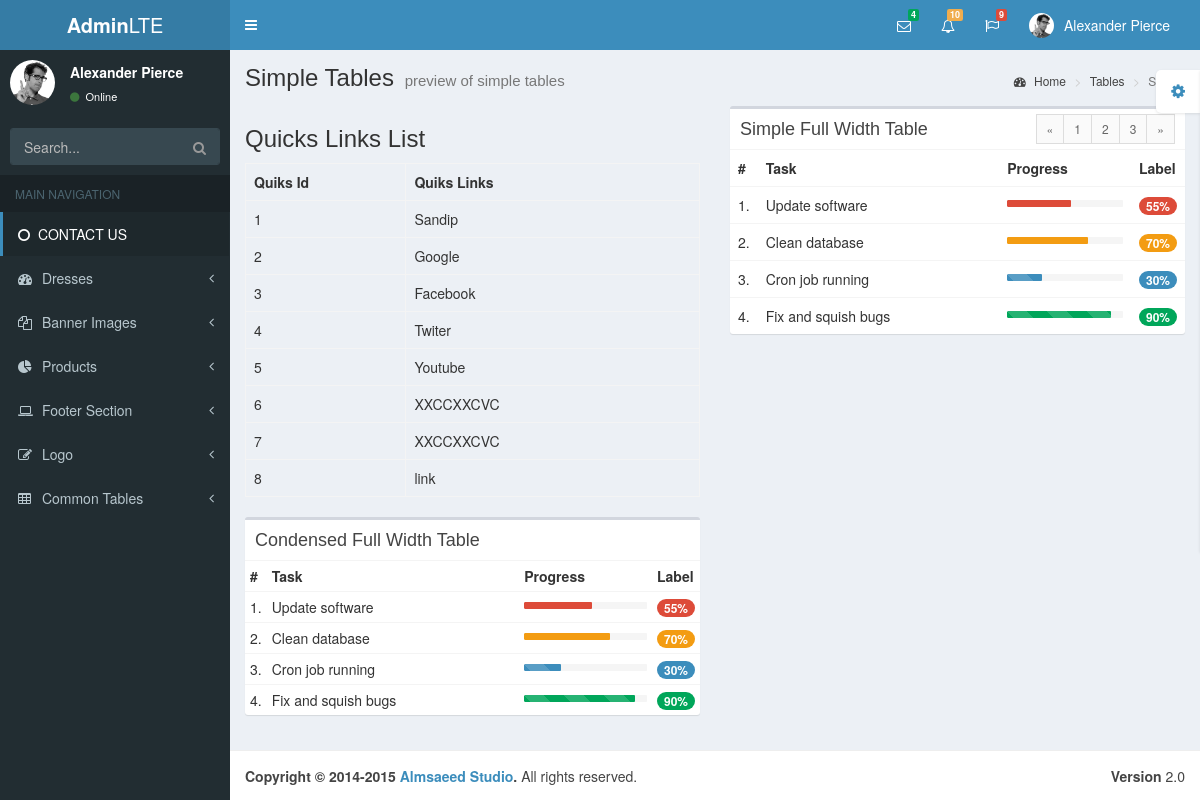
The app's page /admin/shop_admin/view_commontable.php with its own data.
### tables this page shows
CREATE TABLE IF NOT EXISTS `commontable` (
  `id` int(10) NOT NULL AUTO_INCREMENT,
  `quikslinks` varchar(200) NOT NULL,
  PRIMARY KEY (`id`)
);

### admin/shop_admin/view_commontable.php (the view, shortened to what this page needs)
<?php
include("../main_pages/header2.php");
include("../main_pages/left_sidebar.php");
include("../database/connection.php");
$sql = "Select * from commontable";
$result = $conn->query($sql);
?>
      <div class="content-wrapper">
        <section class="content-header">
          <h1>
            Simple Tables
            <small>preview of simple tables</small>
          </h1>
          <ol class="breadcrumb">
            <li><a href="#"><i class="fa fa-dashboard"></i> Home</a></li>
            <li><a href="#">Tables</a></li>
            <li class="active">Simple</li>
          </ol>
        </section>
        <section class="content">
          <div class="row">
            <div class="col-md-6">
                <h3>Quicks Links List</h3>
              	<table class="table table-bordered">
                    <tr>
                      <th style="width: 10px">Quiks Id</th>
                      <th style="width: 40px">Quiks Links</th>
                    </tr>
                    <?php
                    if($result->num_rows>0) {
                      while ($row = $result->fetch_assoc()) {
                        $quiks_id = $row['id'];
                        $quikslinks = $row['quikslinks'];
                    ?>
                    <tr>
                      <td><?php echo $quiks_id; ?></td>
                      <td><?php echo $quikslinks; ?></td>
                    </tr>
                    <?php
                      }
                      }
                    ?>
                  </table>
              <div class="box">
                <div class="box-header">
                  <h3 class="box-title">Condensed Full Width Table</h3>
                </div>
                <div class="box-body no-padding">
                  <table class="table table-condensed">
                    <tr>
                      <th style="width: 10px">#</th>
                      <th>Task</th>
                      <th>Progress</th>
                      <th style="width: 40px">Label</th>
                    </tr>
                    <tr>
                      <td>1.</td>
                      <td>Update software</td>
                      <td>
                        <div class="progress progress-xs">
                          <div class="progress-bar progress-bar-danger" style="width: 55%"></div>
                        </div>
                      </td>
                      <td><span class="badge bg-red">55%</span></td>
                    </tr>
                    <tr>
                      <td>2.</td>
                      <td>Clean database</td>
                      <td>
                        <div class="progress progress-xs">
                          <div class="progress-bar progress-bar-yellow" style="width: 70%"></div>
                        </div>
                      </td>
                      <td><span class="badge bg-yellow">70%</span></td>
                    </tr>
                    <tr>
                      <td>3.</td>
                      <td>Cron job running</td>
                      <td>
                        <div class="progress progress-xs progress-striped active">
                          <div class="progress-bar progress-bar-primary" style="width: 30%"></div>
                        </div>
                      </td>
                      <td><span class="badge bg-light-blue">30%</span></td>
                    </tr>
                    <tr>
                      <td>4.</td>
                      <td>Fix and squish bugs</td>
                      <td>
                        <div class="progress progress-xs progress-striped active">
                          <div class="progress-bar progress-bar-success" style="width: 90%"></div>
                        </div>
                      </td>
                      <td><span class="badge bg-green">90%</span></td>
                    </tr>
                  </table>
                </div>
              </div>
            </div>
            <div class="col-md-6">
              <div class="box">
                <div class="box-header">
                  <h3 class="box-title">Simple Full Width Table</h3>
                  <div class="box-tools">
                    <ul class="pagination pagination-sm no-margin pull-right">
                      <li><a href="#">&laquo;</a></li>
                      <li><a href="#">1</a></li>
                      <li><a href="#">2</a></li>
                      <li><a href="#">3</a></li>
                      <li><a href="#">&raquo;</a></li>
                    </ul>
                  </div>
                </div>
                <div class="box-body no-padding">
                  <table class="table">
                    <tr>
                      <th style="width: 10px">#</th>
                      <th>Task</th>
                      <th>Progress</th>
                      <th style="width: 40px">Label</th>
                    </tr>
                    <tr>
                      <td>1.</td>
                      <td>Update software</td>
                      <td>
                        <div class="progress progress-xs">
                          <div class="progress-bar progress-bar-danger" style="width: 55%"></div>
                        </div>
                      </td>
                      <td><span class="badge bg-red">55%</span></td>
                    </tr>
                    <tr>
                      <td>2.</td>
                      <td>Clean database</td>
                      <td>
                        <div class="progress progress-xs">
                          <div class="progress-bar progress-bar-yellow" style="width: 70%"></div>
                        </div>
                      </td>
                      <td><span class="badge bg-yellow">70%</span></td>
                    </tr>
                    <tr>
                      <td>3.</td>
                      <td>Cron job running</td>
                      <td>
                        <div class="progress progress-xs progress-striped active">
                          <div class="progress-bar progress-bar-primary" style="width: 30%"></div>
                        </div>
                      </td>
                      <td><span class="badge bg-light-blue">30%</span></td>
                    </tr>
                    <tr>
                      <td>4.</td>
                      <td>Fix and squish bugs</td>
                      <td>
                        <div class="progress progress-xs progress-striped active">
                          <div class="progress-bar progress-bar-success" style="width: 90%"></div>
                        </div>
                      </td>
                      <td><span class="badge bg-green">90%</span></td>
                    </tr>
                  </table>
                </div>
              </div>
          </div>
      </div>
  	</section>
      </div>
<?php
include("../main_pages/footer2.php");
?>

### records on screen
commontable: id "1", quikslinks "Sandip"
commontable: id "2", quikslinks "Google"
commontable: id "3", quikslinks "Facebook"
commontable: id "4", quikslinks "Twiter"
commontable: id "5", quikslinks "Youtube"
commontable: id "6", quikslinks "XXCCXXCVC"
commontable: id "7", quikslinks "XXCCXXCVC"
commontable: id "8", quikslinks "link"
